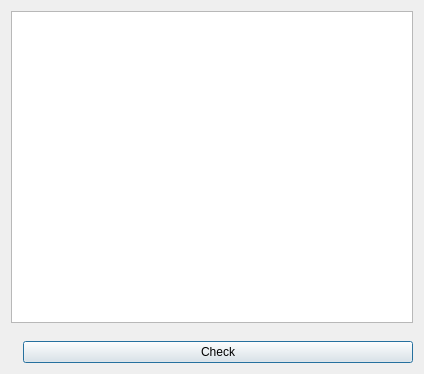
<?xml version="1.0" encoding="UTF-8"?>
<ui version="4.0">
 <class>AppUpdaterWindow</class>
 <widget class="QDialog" name="AppUpdaterWindow">
  <property name="geometry">
   <rect>
    <x>0</x>
    <y>0</y>
    <width>424</width>
    <height>374</height>
   </rect>
  </property>
  <property name="windowTitle">
   <string>Update information</string>
  </property>
  <layout class="QVBoxLayout" name="verticalLayout">
   <item>
    <widget class="QPlainTextEdit" name="changelogText">
     <property name="minimumSize">
      <size>
       <width>400</width>
       <height>300</height>
      </size>
     </property>
     <property name="acceptDrops">
      <bool>false</bool>
     </property>
     <property name="undoRedoEnabled">
      <bool>false</bool>
     </property>
     <property name="readOnly">
      <bool>true</bool>
     </property>
    </widget>
   </item>
   <item>
    <layout class="QHBoxLayout" name="horizontalLayout">
     <property name="leftMargin">
      <number>12</number>
     </property>
     <property name="topMargin">
      <number>12</number>
     </property>
     <item>
      <widget class="QPushButton" name="checkButton">
       <property name="text">
        <string>Check</string>
       </property>
      </widget>
     </item>
    </layout>
   </item>
  </layout>
 </widget>
 <resources/>
 <connections/>
</ui>
